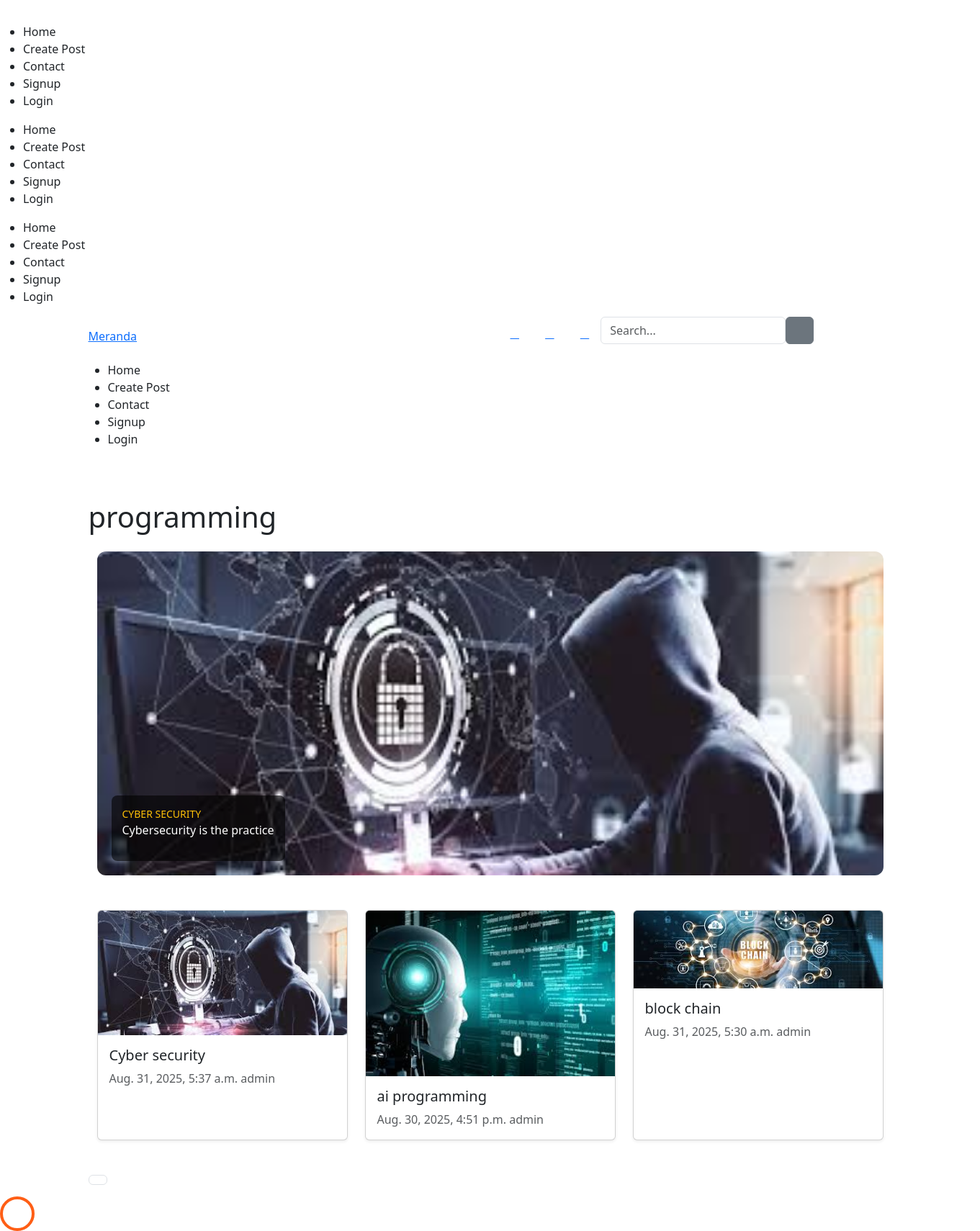
The page /category/programming/ on the database as committed earlier.
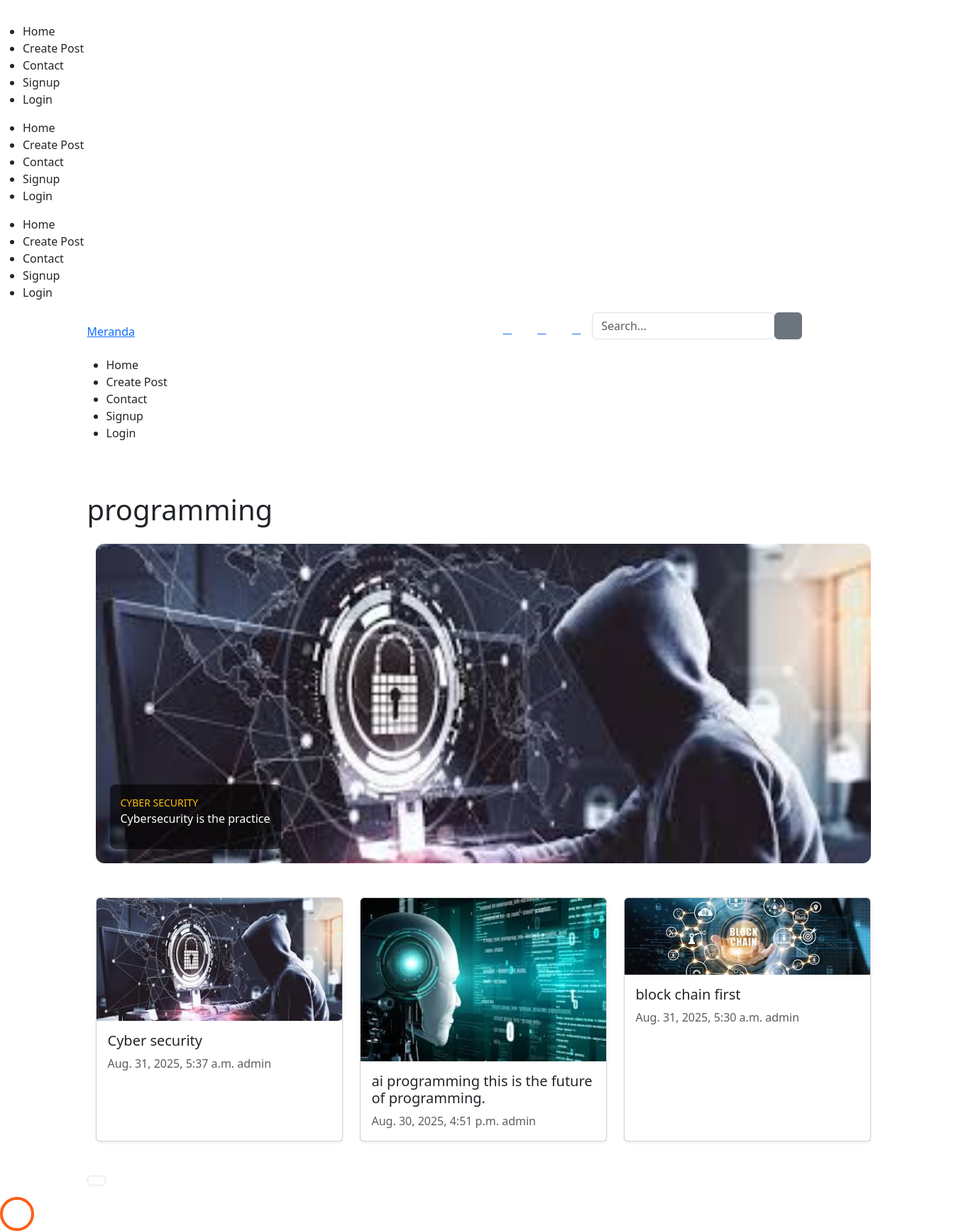
The same page on the database as committed later.
### api/models.py (models this page shows, shortened)
class Blog(models.Model):
    author = models.ForeignKey(Author,on_delete=models.CASCADE)
    title = models.CharField(max_length=250)
    slug = models.SlugField(null=True,blank=True,unique=True)
    content = models.TextField()
    created_at = models.DateTimeField(auto_now_add=True)
    updated_at = models.DateTimeField(auto_now_add=True)
    image = models.ImageField(upload_to='thumbnail',blank=True,null=True)
    published = models.BooleanField(default=False)
    categories = models.ManyToManyField(Categories)
    read = models.IntegerField(default=0)

class Author(models.Model):
    user = models.OneToOneField(User,on_delete=models.CASCADE)
    image = models.ImageField(upload_to="thumbnail/", default="thumbnail/user.png")
    rate = models.IntegerField(default=0)

### api/views.py (the view)
# urls.py: path('category/<slug:slug>/',category_view,name='category'),
def category_view(request,slug):
    category  = get_object_or_404(Categories, slug=slug)
    blog = Blog.objects.filter(categories=category,published=True)
    return render(request,'api/category.html',{"category":category,"blog":blog})

### api/context_processors.py (called while the page is built)
def author_context(request):
    if request.user.is_authenticated:
        try:
            return {'current_author':Author.objects.get(user=request.user)}
        except Author.DoesNotExist:
            return {'current_author':None}
    return {'current_author':None}

### api/templates/api/category.html (shortened to what this page needs)
{% extends "api/base.html" %}
{% load static %}
{% block content %}
<div class='container'>
<h1 class='mt-5'>{{category.title}}</h1>
<section class="container my-4">
  <div class="hero">
    <img src="{{blog.0.image.url}}" alt="Hero Image">
    <div class="hero-content">
      <small class="text-uppercase text-warning">{{blog.0.title}}</small>
      <p>{{blog.0.content|slice:":30"}}</p>
    </div>
  </div>
</section>
<section class="container my-5">
  <div class="row g-4">
    {% for cat in blog %}
    <div class="col-md-4">
      <div class="card shadow-sm h-100">
        <img src="{{cat.image.url}}" class="card-img-top" alt="">
        <div class="card-body">
          <h5 class="card-title">{{cat.title}}</h5>
          <p class="card-text text-muted">{{cat.created_at}} {{cat.author.user}}</p>
        </div>
      </div>
    </div>
    {% endfor %}
  </div>
</section>
 <nav aria-label="Page navigation example">
      <ul class="pagination">
            <li class="page-item"><a class="page-link" href="#">{{blog.number}}</a></li>
      </ul>
    </nav>
</div>
{% endblock content %}

Rows that differ between the two databases and show on the page:
changed Blog: title "ai programming" → "ai programming this is the future of programming."
changed Blog: title "block chain" → "block chain first"
